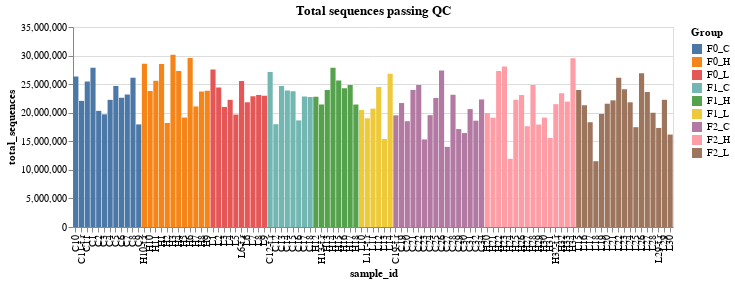

The cell this chart's notebook holds for it:
### Code cell
alt.Chart(mqc_df.reset_index(), title="Total sequences passing QC").mark_bar().encode(
    y="total_sequences",
    x=alt.X("sample_id").sort("color"),
    color="Group",
    tooltip=["sample_id","total_sequences","Group"]
).properties(
    width=600,
    height=200
)

### Figure 1 — Vega-Lite specification as saved in the notebook (floating-point values rounded to 4 significant figures)
{"config": {"view": {"continuousWidth": 300, "continuousHeight": 300}}, "data": {"name": "data-8b0ac777f74d66bdf54a628cffe385a4"}, "mark": {"type": "bar"}, "encoding": {"color": {"field": "Group", "type": "nominal"}, "tooltip": [{"field": "sample_id", "type": "nominal"}, {"field": "total_sequences", "type": "quantitative"}, {"field": "Group", "type": "nominal"}], "x": {"field": "sample_id", "sort": "color", "type": "nominal"}, "y": {"field": "total_sequences", "type": "quantitative"}}, "height": 200, "title": "Total sequences passing QC", "width": 600, "$schema": "https://vega.github.io/schema/vega-lite/v5.14.1.json", "datasets": {"data-8b0ac777f74d66bdf54a628cffe385a4": [{"sample_id": "C10", "total_sequences": 26340000.0, "Group": "F0_C", "Reads_QC_R1": "C10/sequence_quality_control/C10_QC_R1.fastq.gz", "Reads_QC_R2": "C10/sequence_quality_control/C10_QC_R2.fastq.gz", "Reads_QC_se": "C10/sequence_quality_control/C10_QC_se.fastq.gz", "Treatment": "C", "Generation": "F0", "Sample": "C10"}, {"sample_id": "C11-t.r", "total_sequences": 22070000.0, "Group": "F0_C", "Reads_QC_R1": "C11-t.r/sequence_quality_control/C11-t.r_QC_R1.fastq.gz", "Reads_QC_R2": "C11-t.r/sequence_quality_control/C11-t.r_QC_R2.fastq.gz", "Reads_QC_se": "C11-t.r/sequence_quality_control/C11-t.r_QC_se.fastq.gz", "Treatment": "C", "Generation": "F0", "Sample": "C11"}, {"sample_id": "C11", "total_sequences": 25470000.0, "Group": "F0_C", "Reads_QC_R1": "C11/sequence_quality_control/C11_QC_R1.fastq.gz", "Reads_QC_R2": "C11/sequence_quality_control/C11_QC_R2.fastq.gz", "Reads_QC_se": "C11/sequence_quality_control/C11_QC_se.fastq.gz", "Treatment": "C", "Generation": "F0", "Sample": "C11"}, {"sample_id": "C12-t.r", "total_sequences": 27120000.0, "Group": "F1_C", "Reads_QC_R1": "C12-t.r/sequence_quality_control/C12-t.r_QC_R1.fastq.gz", "Reads_QC_R2": "C12-t.r/sequence_quality_control/C12-t.r_QC_R2.fastq.gz", "Reads_QC_se": "C12-t.r/sequence_quality_control/C12-t.r_QC_se.fastq.gz", "Treatment": "C", "Generation": "F1", "Sample": "C12"}, {"sample_id": "C12", "total_sequences": 17990000.0, "Group": "F1_C", "Reads_QC_R1": "C12/sequence_quality_control/C12_QC_R1.fastq.gz", "Reads_QC_R2": "C12/sequence_quality_control/C12_QC_R2.fastq.gz", "Reads_QC_se": "C12/sequence_quality_control/C12_QC_se.fastq.gz", "Treatment": "C", "Generation": "F1", "Sample": "C12"}, {"sample_id": "C13", "total_sequences": 24670000.0, "Group": "F1_C", "Reads_QC_R1": "C13/sequence_quality_control/C13_QC_R1.fastq.gz", "Reads_QC_R2": "C13/sequence_quality_control/C13_QC_R2.fastq.gz", "Reads_QC_se": "C13/sequence_quality_control/C13_QC_se.fastq.gz", "Treatment": "C", "Generation": "F1", "Sample": "C13"}, {"sample_id": "C14", "total_sequences": 23870000.0, "Group": "F1_C", "Reads_QC_R1": "C14/sequence_quality_control/C14_QC_R1.fastq.gz", "Reads_QC_R2": "C14/sequence_quality_control/C14_QC_R2.fastq.gz", "Reads_QC_se": "C14/sequence_quality_control/C14_QC_se.fastq.gz", "Treatment": "C", "Generation": "F1", "Sample": "C14"}, {"sample_id": "C15", "total_sequences": 23750000.0, "Group": "F1_C", "Reads_QC_R1": "C15/sequence_quality_control/C15_QC_R1.fastq.gz", "Reads_QC_R2": "C15/sequence_quality_control/C15_QC_R2.fastq.gz", "Reads_QC_se": "C15/sequence_quality_control/C15_QC_se.fastq.gz", "Treatment": "C", "Generation": "F1", "Sample": "C15"}, {"sample_id": "C16", "total_sequences": 18650000.0, "Group": "F1_C", "Reads_QC_R1": "C16/sequence_quality_control/C16_QC_R1.fastq.gz", "Reads_QC_R2": "C16/sequence_quality_control/C16_QC_R2.fastq.gz", "Reads_QC_se": "C16/sequence_quality_control/C16_QC_se.fastq.gz", "Treatment": "C", "Generation": "F1", "Sample": "C16"}, {"sample_id": "C17", "total_sequences": 22860000.0, "Group": "F1_C", "Reads_QC_R1": "C17/sequence_quality_control/C17_QC_R1.fastq.gz", "Reads_QC_R2": "C17/sequence_quality_control/C17_QC_R2.fastq.gz", "Reads_QC_se": "C17/sequence_quality_control/C17_QC_se.fastq.gz", "Treatment": "C", "Generation": "F1", "Sample": "C17"}, {"sample_id": "C18", "total_sequences": 22730000.0, "Group": "F1_C", "Reads_QC_R1": "C18/sequence_quality_control/C18_QC_R1.fastq.gz", "Reads_QC_R2": "C18/sequence_quality_control/C18_QC_R2.fastq.gz", "Reads_QC_se": "C18/sequence_quality_control/C18_QC_se.fastq.gz", "Treatment": "C", "Generation": "F1", "Sample": "C18"}, {"sample_id": "C19-t.r", "total_sequences": 19540000.0, "Group": "F2_C", "Reads_QC_R1": "C19-t.r/sequence_quality_control/C19-t.r_QC_R1.fastq.gz", "Reads_QC_R2": "C19-t.r/sequence_quality_control/C19-t.r_QC_R2.fastq.gz", "Reads_QC_se": "C19-t.r/sequence_quality_control/C19-t.r_QC_se.fastq.gz", "Treatment": "C", "Generation": "F2", "Sample": "C19"}, {"sample_id": "C19", "total_sequences": 21690000.0, "Group": "F2_C", "Reads_QC_R1": "C19/sequence_quality_control/C19_QC_R1.fastq.gz", "Reads_QC_R2": "C19/sequence_quality_control/C19_QC_R2.fastq.gz", "Reads_QC_se": "C19/sequence_quality_control/C19_QC_se.fastq.gz", "Treatment": "C", "Generation": "F2", "Sample": "C19"}, {"sample_id": "C1", "total_sequences": 27870000.0, "Group": "F0_C", "Reads_QC_R1": "C1/sequence_quality_control/C1_QC_R1.fastq.gz", "Reads_QC_R2": "C1/sequence_quality_control/C1_QC_R2.fastq.gz", "Reads_QC_se": "C1/sequence_quality_control/C1_QC_se.fastq.gz", "Treatment": "C", "Generation": "F0", "Sample": "C1"}, {"sample_id": "C20", "total_sequences": 18520000.0, "Group": "F2_C", "Reads_QC_R1": "C20/sequence_quality_control/C20_QC_R1.fastq.gz", "Reads_QC_R2": "C20/sequence_quality_control/C20_QC_R2.fastq.gz", "Reads_QC_se": "C20/sequence_quality_control/C20_QC_se.fastq.gz", "Treatment": "C", "Generation": "F2", "Sample": "C20"}, {"sample_id": "C21", "total_sequences": 23980000.0, "Group": "F2_C", "Reads_QC_R1": "C21/sequence_quality_control/C21_QC_R1.fastq.gz", "Reads_QC_R2": "C21/sequence_quality_control/C21_QC_R2.fastq.gz", "Reads_QC_se": "C21/sequence_quality_control/C21_QC_se.fastq.gz", "Treatment": "C", "Generation": "F2", "Sample": "C21"}, {"sample_id": "C22", "total_sequences": 24840000.0, "Group": "F2_C", "Reads_QC_R1": "C22/sequence_quality_control/C22_QC_R1.fastq.gz", "Reads_QC_R2": "C22/sequence_quality_control/C22_QC_R2.fastq.gz", "Reads_QC_se": "C22/sequence_quality_control/C22_QC_se.fastq.gz", "Treatment": "C", "Generation": "F2", "Sample": "C22"}, {"sample_id": "C23", "total_sequences": 15320000.0, "Group": "F2_C", "Reads_QC_R1": "C23/sequence_quality_control/C23_QC_R1.fastq.gz", "Reads_QC_R2": "C23/sequence_quality_control/C23_QC_R2.fastq.gz", "Reads_QC_se": "C23/sequence_quality_control/C23_QC_se.fastq.gz", "Treatment": "C", "Generation": "F2", "Sample": "C23"}, {"sample_id": "C24", "total_sequences": 19570000.0, "Group": "F2_C", "Reads_QC_R1": "C24/sequence_quality_control/C24_QC_R1.fastq.gz", "Reads_QC_R2": "C24/sequence_quality_control/C24_QC_R2.fastq.gz", "Reads_QC_se": "C24/sequence_quality_control/C24_QC_se.fastq.gz", "Treatment": "C", "Generation": "F2", "Sample": "C24"}, {"sample_id": "C25", "total_sequences": 22580000.0, "Group": "F2_C", "Reads_QC_R1": "C25/sequence_quality_control/C25_QC_R1.fastq.gz", "Reads_QC_R2": "C25/sequence_quality_control/C25_QC_R2.fastq.gz", "Reads_QC_se": "C25/sequence_quality_control/C25_QC_se.fastq.gz", "Treatment": "C", "Generation": "F2", "Sample": "C25"}, {"sample_id": "C26", "total_sequences": 27390000.0, "Group": "F2_C", "Reads_QC_R1": "C26/sequence_quality_control/C26_QC_R1.fastq.gz", "Reads_QC_R2": "C26/sequence_quality_control/C26_QC_R2.fastq.gz", "Reads_QC_se": "C26/sequence_quality_control/C26_QC_se.fastq.gz", "Treatment": "C", "Generation": "F2", "Sample": "C26"}, {"sample_id": "C27", "total_sequences": 14030000.0, "Group": "F2_C", "Reads_QC_R1": "C27/sequence_quality_control/C27_QC_R1.fastq.gz", "Reads_QC_R2": "C27/sequence_quality_control/C27_QC_R2.fastq.gz", "Reads_QC_se": "C27/sequence_quality_control/C27_QC_se.fastq.gz", "Treatment": "C", "Generation": "F2", "Sample": "C27"}, {"sample_id": "C28", "total_sequences": 23160000.0, "Group": "F2_C", "Reads_QC_R1": "C28/sequence_quality_control/C28_QC_R1.fastq.gz", "Reads_QC_R2": "C28/sequence_quality_control/C28_QC_R2.fastq.gz", "Reads_QC_se": "C28/sequence_quality_control/C28_QC_se.fastq.gz", "Treatment": "C", "Generation": "F2", "Sample": "C28"}, {"sample_id": "C29", "total_sequences": 17140000.0, "Group": "F2_C", "Reads_QC_R1": "C29/sequence_quality_control/C29_QC_R1.fastq.gz", "Reads_QC_R2": "C29/sequence_quality_control/C29_QC_R2.fastq.gz", "Reads_QC_se": "C29/sequence_quality_control/C29_QC_se.fastq.gz", "Treatment": "C", "Generation": "F2", "Sample": "C29"}, {"sample_id": "C2", "total_sequences": 20320000.0, "Group": "F0_C", "Reads_QC_R1": "C2/sequence_quality_control/C2_QC_R1.fastq.gz", "Reads_QC_R2": "C2/sequence_quality_control/C2_QC_R2.fastq.gz", "Reads_QC_se": "C2/sequence_quality_control/C2_QC_se.fastq.gz", "Treatment": "C", "Generation": "F0", "Sample": "C2"}, {"sample_id": "C30", "total_sequences": 16440000.0, "Group": "F2_C", "Reads_QC_R1": "C30/sequence_quality_control/C30_QC_R1.fastq.gz", "Reads_QC_R2": "C30/sequence_quality_control/C30_QC_R2.fastq.gz", "Reads_QC_se": "C30/sequence_quality_control/C30_QC_se.fastq.gz", "Treatment": "C", "Generation": "F2", "Sample": "C30"}, {"sample_id": "C31", "total_sequences": 20640000.0, "Group": "F2_C", "Reads_QC_R1": "C31/sequence_quality_control/C31_QC_R1.fastq.gz", "Reads_QC_R2": "C31/sequence_quality_control/C31_QC_R2.fastq.gz", "Reads_QC_se": "C31/sequence_quality_control/C31_QC_se.fastq.gz", "Treatment": "C", "Generation": "F2", "Sample": "C31"}, {"sample_id": "C32", "total_sequences": 18610000.0, "Group": "F2_C", "Reads_QC_R1": "C32/sequence_quality_control/C32_QC_R1.fastq.gz", "Reads_QC_R2": "C32/sequence_quality_control/C32_QC_R2.fastq.gz", "Reads_QC_se": "C32/sequence_quality_control/C32_QC_se.fastq.gz", "Treatment": "C", "Generation": "F2", "Sample": "C32"}, {"sample_id": "C34", "total_sequences": 22320000.0, "Group": "F2_C", "Reads_QC_R1": "C34/sequence_quality_control/C34_QC_R1.fastq.gz", "Reads_QC_R2": "C34/sequence_quality_control/C34_QC_R2.fastq.gz", "Reads_QC_se": "C34/sequence_quality_control/C34_QC_se.fastq.gz", "Treatment": "C", "Generation": "F2", "Sample": "C34"}, {"sample_id": "C3", "total_sequences": 19720000.0, "Group": "F0_C", "Reads_QC_R1": "C3/sequence_quality_control/C3_QC_R1.fastq.gz", "Reads_QC_R2": "C3/sequence_quality_control/C3_QC_R2.fastq.gz", "Reads_QC_se": "C3/sequence_quality_control/C3_QC_se.fastq.gz", "Treatment": "C", "Generation": "F0", "Sample": "C3"}, {"sample_id": "C4", "total_sequences": 22250000.0, "Group": "F0_C", "Reads_QC_R1": "C4/sequence_quality_control/C4_QC_R1.fastq.gz", "Reads_QC_R2": "C4/sequence_quality_control/C4_QC_R2.fastq.gz", "Reads_QC_se": "C4/sequence_quality_control/C4_QC_se.fastq.gz", "Treatment": "C", "Generation": "F0", "Sample": "C4"}, {"sample_id": "C5", "total_sequences": 24670000.0, "Group": "F0_C", "Reads_QC_R1": "C5/sequence_quality_control/C5_QC_R1.fastq.gz", "Reads_QC_R2": "C5/sequence_quality_control/C5_QC_R2.fastq.gz", "Reads_QC_se": "C5/sequence_quality_control/C5_QC_se.fastq.gz", "Treatment": "C", "Generation": "F0", "Sample": "C5"}, {"sample_id": "C6", "total_sequences": 22630000.0, "Group": "F0_C", "Reads_QC_R1": "C6/sequence_quality_control/C6_QC_R1.fastq.gz", "Reads_QC_R2": "C6/sequence_quality_control/C6_QC_R2.fastq.gz", "Reads_QC_se": "C6/sequence_quality_control/C6_QC_se.fastq.gz", "Treatment": "C", "Generation": "F0", "Sample": "C6"}, {"sample_id": "C7", "total_sequences": 23180000.0, "Group": "F0_C", "Reads_QC_R1": "C7/sequence_quality_control/C7_QC_R1.fastq.gz", "Reads_QC_R2": "C7/sequence_quality_control/C7_QC_R2.fastq.gz", "Reads_QC_se": "C7/sequence_quality_control/C7_QC_se.fastq.gz", "Treatment": "C", "Generation": "F0", "Sample": "C7"}, {"sample_id": "C8", "total_sequences": 26140000.0, "Group": "F0_C", "Reads_QC_R1": "C8/sequence_quality_control/C8_QC_R1.fastq.gz", "Reads_QC_R2": "C8/sequence_quality_control/C8_QC_R2.fastq.gz", "Reads_QC_se": "C8/sequence_quality_control/C8_QC_se.fastq.gz", "Treatment": "C", "Generation": "F0", "Sample": "C8"}, {"sample_id": "C9", "total_sequences": 17950000.0, "Group": "F0_C", "Reads_QC_R1": "C9/sequence_quality_control/C9_QC_R1.fastq.gz", "Reads_QC_R2": "C9/sequence_quality_control/C9_QC_R2.fastq.gz", "Reads_QC_se": "C9/sequence_quality_control/C9_QC_se.fastq.gz", "Treatment": "C", "Generation": "F0", "Sample": "C9"}, {"sample_id": "H10-t.r", "total_sequences": 28550000.0, "Group": "F0_H", "Reads_QC_R1": "H10-t.r/sequence_quality_control/H10-t.r_QC_R1.fastq.gz", "Reads_QC_R2": "H10-t.r/sequence_quality_control/H10-t.r_QC_R2.fastq.gz", "Reads_QC_se": "H10-t.r/sequence_quality_control/H10-t.r_QC_se.fastq.gz", "Treatment": "H", "Generation": "F0", "Sample": "H10"}, {"sample_id": "H10", "total_sequences": 23810000.0, "Group": "F0_H", "Reads_QC_R1": "H10/sequence_quality_control/H10_QC_R1.fastq.gz", "Reads_QC_R2": "H10/sequence_quality_control/H10_QC_R2.fastq.gz", "Reads_QC_se": "H10/sequence_quality_control/H10_QC_se.fastq.gz", "Treatment": "H", "Generation": "F0", "Sample": "H10"}, {"sample_id": "H11", "total_sequences": 25610000.0, "Group": "F0_H", "Reads_QC_R1": "H11/sequence_quality_control/H11_QC_R1.fastq.gz", "Reads_QC_R2": "H11/sequence_quality_control/H11_QC_R2.fastq.gz", "Reads_QC_se": "H11/sequence_quality_control/H11_QC_se.fastq.gz", "Treatment": "H", "Generation": "F0", "Sample": "H11"}, {"sample_id": "H12", "total_sequences": 22780000.0, "Group": "F1_H", "Reads_QC_R1": "H12/sequence_quality_control/H12_QC_R1.fastq.gz", "Reads_QC_R2": "H12/sequence_quality_control/H12_QC_R2.fastq.gz", "Reads_QC_se": "H12/sequence_quality_control/H12_QC_se.fastq.gz", "Treatment": "H", "Generation": "F1", "Sample": "H12"}, {"sample_id": "H13-t.r", "total_sequences": 21440000.0, "Group": "F1_H", "Reads_QC_R1": "H13-t.r/sequence_quality_control/H13-t.r_QC_R1.fastq.gz", "Reads_QC_R2": "H13-t.r/sequence_quality_control/H13-t.r_QC_R2.fastq.gz", "Reads_QC_se": "H13-t.r/sequence_quality_control/H13-t.r_QC_se.fastq.gz", "Treatment": "H", "Generation": "F1", "Sample": "H13"}, {"sample_id": "H13", "total_sequences": 23960000.0, "Group": "F1_H", "Reads_QC_R1": "H13/sequence_quality_control/H13_QC_R1.fastq.gz", "Reads_QC_R2": "H13/sequence_quality_control/H13_QC_R2.fastq.gz", "Reads_QC_se": "H13/sequence_quality_control/H13_QC_se.fastq.gz", "Treatment": "H", "Generation": "F1", "Sample": "H13"}, {"sample_id": "H14", "total_sequences": 27870000.0, "Group": "F1_H", "Reads_QC_R1": "H14/sequence_quality_control/H14_QC_R1.fastq.gz", "Reads_QC_R2": "H14/sequence_quality_control/H14_QC_R2.fastq.gz", "Reads_QC_se": "H14/sequence_quality_control/H14_QC_se.fastq.gz", "Treatment": "H", "Generation": "F1", "Sample": "H14"}, {"sample_id": "H15", "total_sequences": 25650000.0, "Group": "F1_H", "Reads_QC_R1": "H15/sequence_quality_control/H15_QC_R1.fastq.gz", "Reads_QC_R2": "H15/sequence_quality_control/H15_QC_R2.fastq.gz", "Reads_QC_se": "H15/sequence_quality_control/H15_QC_se.fastq.gz", "Treatment": "H", "Generation": "F1", "Sample": "H15"}, {"sample_id": "H16", "total_sequences": 24270000.0, "Group": "F1_H", "Reads_QC_R1": "H16/sequence_quality_control/H16_QC_R1.fastq.gz", "Reads_QC_R2": "H16/sequence_quality_control/H16_QC_R2.fastq.gz", "Reads_QC_se": "H16/sequence_quality_control/H16_QC_se.fastq.gz", "Treatment": "H", "Generation": "F1", "Sample": "H16"}, {"sample_id": "H17", "total_sequences": 24860000.0, "Group": "F1_H", "Reads_QC_R1": "H17/sequence_quality_control/H17_QC_R1.fastq.gz", "Reads_QC_R2": "H17/sequence_quality_control/H17_QC_R2.fastq.gz", "Reads_QC_se": "H17/sequence_quality_control/H17_QC_se.fastq.gz", "Treatment": "H", "Generation": "F1", "Sample": "H17"}, {"sample_id": "H18", "total_sequences": 21430000.0, "Group": "F1_H", "Reads_QC_R1": "H18/sequence_quality_control/H18_QC_R1.fastq.gz", "Reads_QC_R2": "H18/sequence_quality_control/H18_QC_R2.fastq.gz", "Reads_QC_se": "H18/sequence_quality_control/H18_QC_se.fastq.gz", "Treatment": "H", "Generation": "F1", "Sample": "H18"}, {"sample_id": "H1", "total_sequences": 28510000.0, "Group": "F0_H", "Reads_QC_R1": "H1/sequence_quality_control/H1_QC_R1.fastq.gz", "Reads_QC_R2": "H1/sequence_quality_control/H1_QC_R2.fastq.gz", "Reads_QC_se": "H1/sequence_quality_control/H1_QC_se.fastq.gz", "Treatment": "H", "Generation": "F0", "Sample": "H1"}, {"sample_id": "H20", "total_sequences": 19940000.0, "Group": "F2_H", "Reads_QC_R1": "H20/sequence_quality_control/H20_QC_R1.fastq.gz", "Reads_QC_R2": "H20/sequence_quality_control/H20_QC_R2.fastq.gz", "Reads_QC_se": "H20/sequence_quality_control/H20_QC_se.fastq.gz", "Treatment": "H", "Generation": "F2", "Sample": "H20"}, {"sample_id": "H21", "total_sequences": 19140000.0, "Group": "F2_H", "Reads_QC_R1": "H21/sequence_quality_control/H21_QC_R1.fastq.gz", "Reads_QC_R2": "H21/sequence_quality_control/H21_QC_R2.fastq.gz", "Reads_QC_se": "H21/sequence_quality_control/H21_QC_se.fastq.gz", "Treatment": "H", "Generation": "F2", "Sample": "H21"}, {"sample_id": "H22", "total_sequences": 27320000.0, "Group": "F2_H", "Reads_QC_R1": "H22/sequence_quality_control/H22_QC_R1.fastq.gz", "Reads_QC_R2": "H22/sequence_quality_control/H22_QC_R2.fastq.gz", "Reads_QC_se": "H22/sequence_quality_control/H22_QC_se.fastq.gz", "Treatment": "H", "Generation": "F2", "Sample": "H22"}, {"sample_id": "H23", "total_sequences": 28070000.0, "Group": "F2_H", "Reads_QC_R1": "H23/sequence_quality_control/H23_QC_R1.fastq.gz", "Reads_QC_R2": "H23/sequence_quality_control/H23_QC_R2.fastq.gz", "Reads_QC_se": "H23/sequence_quality_control/H23_QC_se.fastq.gz", "Treatment": "H", "Generation": "F2", "Sample": "H23"}, {"sample_id": "H24", "total_sequences": 11940000.0, "Group": "F2_H", "Reads_QC_R1": "H24/sequence_quality_control/H24_QC_R1.fastq.gz", "Reads_QC_R2": "H24/sequence_quality_control/H24_QC_R2.fastq.gz", "Reads_QC_se": "H24/sequence_quality_control/H24_QC_se.fastq.gz", "Treatment": "H", "Generation": "F2", "Sample": "H24"}, {"sample_id": "H25", "total_sequences": 22260000.0, "Group": "F2_H", "Reads_QC_R1": "H25/sequence_quality_control/H25_QC_R1.fastq.gz", "Reads_QC_R2": "H25/sequence_quality_control/H25_QC_R2.fastq.gz", "Reads_QC_se": "H25/sequence_quality_control/H25_QC_se.fastq.gz", "Treatment": "H", "Generation": "F2", "Sample": "H25"}, {"sample_id": "H26", "total_sequences": 23120000.0, "Group": "F2_H", "Reads_QC_R1": "H26/sequence_quality_control/H26_QC_R1.fastq.gz", "Reads_QC_R2": "H26/sequence_quality_control/H26_QC_R2.fastq.gz", "Reads_QC_se": "H26/sequence_quality_control/H26_QC_se.fastq.gz", "Treatment": "H", "Generation": "F2", "Sample": "H26"}, {"sample_id": "H27", "total_sequences": 17630000.0, "Group": "F2_H", "Reads_QC_R1": "H27/sequence_quality_control/H27_QC_R1.fastq.gz", "Reads_QC_R2": "H27/sequence_quality_control/H27_QC_R2.fastq.gz", "Reads_QC_se": "H27/sequence_quality_control/H27_QC_se.fastq.gz", "Treatment": "H", "Generation": "F2", "Sample": "H27"}, {"sample_id": "H28", "total_sequences": 24840000.0, "Group": "F2_H", "Reads_QC_R1": "H28/sequence_quality_control/H28_QC_R1.fastq.gz", "Reads_QC_R2": "H28/sequence_quality_control/H28_QC_R2.fastq.gz", "Reads_QC_se": "H28/sequence_quality_control/H28_QC_se.fastq.gz", "Treatment": "H", "Generation": "F2", "Sample": "H28"}, {"sample_id": "H29", "total_sequences": 17930000.0, "Group": "F2_H", "Reads_QC_R1": "H29/sequence_quality_control/H29_QC_R1.fastq.gz", "Reads_QC_R2": "H29/sequence_quality_control/H29_QC_R2.fastq.gz", "Reads_QC_se": "H29/sequence_quality_control/H29_QC_se.fastq.gz", "Treatment": "H", "Generation": "F2", "Sample": "H29"}, {"sample_id": "H2", "total_sequences": 18210000.0, "Group": "F0_H", "Reads_QC_R1": "H2/sequence_quality_control/H2_QC_R1.fastq.gz", "Reads_QC_R2": "H2/sequence_quality_control/H2_QC_R2.fastq.gz", "Reads_QC_se": "H2/sequence_quality_control/H2_QC_se.fastq.gz", "Treatment": "H", "Generation": "F0", "Sample": "H2"}, {"sample_id": "H30", "total_sequences": 19150000.0, "Group": "F2_H", "Reads_QC_R1": "H30/sequence_quality_control/H30_QC_R1.fastq.gz", "Reads_QC_R2": "H30/sequence_quality_control/H30_QC_R2.fastq.gz", "Reads_QC_se": "H30/sequence_quality_control/H30_QC_se.fastq.gz", "Treatment": "H", "Generation": "F2", "Sample": "H30"}, {"sample_id": "H31", "total_sequences": 15590000.0, "Group": "F2_H", "Reads_QC_R1": "H31/sequence_quality_control/H31_QC_R1.fastq.gz", "Reads_QC_R2": "H31/sequence_quality_control/H31_QC_R2.fastq.gz", "Reads_QC_se": "H31/sequence_quality_control/H31_QC_se.fastq.gz", "Treatment": "H", "Generation": "F2", "Sample": "H31"}, {"sample_id": "H32-t.r", "total_sequences": 21500000.0, "Group": "F2_H", "Reads_QC_R1": "H32-t.r/sequence_quality_control/H32-t.r_QC_R1.fastq.gz", "Reads_QC_R2": "H32-t.r/sequence_quality_control/H32-t.r_QC_R2.fastq.gz", "Reads_QC_se": "H32-t.r/sequence_quality_control/H32-t.r_QC_se.fastq.gz", "Treatment": "H", "Generation": "F2", "Sample": "H32"}, {"sample_id": "H32", "total_sequences": 23400000.0, "Group": "F2_H", "Reads_QC_R1": "H32/sequence_quality_control/H32_QC_R1.fastq.gz", "Reads_QC_R2": "H32/sequence_quality_control/H32_QC_R2.fastq.gz", "Reads_QC_se": "H32/sequence_quality_control/H32_QC_se.fastq.gz", "Treatment": "H", "Generation": "F2", "Sample": "H32"}, {"sample_id": "H33", "total_sequences": 21950000.0, "Group": "F2_H", "Reads_QC_R1": "H33/sequence_quality_control/H33_QC_R1.fastq.gz", "Reads_QC_R2": "H33/sequence_quality_control/H33_QC_R2.fastq.gz", "Reads_QC_se": "H33/sequence_quality_control/H33_QC_se.fastq.gz", "Treatment": "H", "Generation": "F2", "Sample": "H33"}, {"sample_id": "H34", "total_sequences": 29520000.0, "Group": "F2_H", "Reads_QC_R1": "H34/sequence_quality_control/H34_QC_R1.fastq.gz", "Reads_QC_R2": "H34/sequence_quality_control/H34_QC_R2.fastq.gz", "Reads_QC_se": "H34/sequence_quality_control/H34_QC_se.fastq.gz", "Treatment": "H", "Generation": "F2", "Sample": "H34"}, {"sample_id": "H3", "total_sequences": 30160000.0, "Group": "F0_H", "Reads_QC_R1": "H3/sequence_quality_control/H3_QC_R1.fastq.gz", "Reads_QC_R2": "H3/sequence_quality_control/H3_QC_R2.fastq.gz", "Reads_QC_se": "H3/sequence_quality_control/H3_QC_se.fastq.gz", "Treatment": "H", "Generation": "F0", "Sample": "H3"}, {"sample_id": "H4", "total_sequences": 27290000.0, "Group": "F0_H", "Reads_QC_R1": "H4/sequence_quality_control/H4_QC_R1.fastq.gz", "Reads_QC_R2": "H4/sequence_quality_control/H4_QC_R2.fastq.gz", "Reads_QC_se": "H4/sequence_quality_control/H4_QC_se.fastq.gz", "Treatment": "H", "Generation": "F0", "Sample": "H4"}, {"sample_id": "H5", "total_sequences": 19150000.0, "Group": "F0_H", "Reads_QC_R1": "H5/sequence_quality_control/H5_QC_R1.fastq.gz", "Reads_QC_R2": "H5/sequence_quality_control/H5_QC_R2.fastq.gz", "Reads_QC_se": "H5/sequence_quality_control/H5_QC_se.fastq.gz", "Treatment": "H", "Generation": "F0", "Sample": "H5"}, {"sample_id": "H6", "total_sequences": 29560000.0, "Group": "F0_H", "Reads_QC_R1": "H6/sequence_quality_control/H6_QC_R1.fastq.gz", "Reads_QC_R2": "H6/sequence_quality_control/H6_QC_R2.fastq.gz", "Reads_QC_se": "H6/sequence_quality_control/H6_QC_se.fastq.gz", "Treatment": "H", "Generation": "F0", "Sample": "H6"}, {"sample_id": "H7", "total_sequences": 21100000.0, "Group": "F0_H", "Reads_QC_R1": "H7/sequence_quality_control/H7_QC_R1.fastq.gz", "Reads_QC_R2": "H7/sequence_quality_control/H7_QC_R2.fastq.gz", "Reads_QC_se": "H7/sequence_quality_control/H7_QC_se.fastq.gz", "Treatment": "H", "Generation": "F0", "Sample": "H7"}, {"sample_id": "H8", "total_sequences": 23720000.0, "Group": "F0_H", "Reads_QC_R1": "H8/sequence_quality_control/H8_QC_R1.fastq.gz", "Reads_QC_R2": "H8/sequence_quality_control/H8_QC_R2.fastq.gz", "Reads_QC_se": "H8/sequence_quality_control/H8_QC_se.fastq.gz", "Treatment": "H", "Generation": "F0", "Sample": "H8"}, {"sample_id": "H9", "total_sequences": 23860000.0, "Group": "F0_H", "Reads_QC_R1": "H9/sequence_quality_control/H9_QC_R1.fastq.gz", "Reads_QC_R2": "H9/sequence_quality_control/H9_QC_R2.fastq.gz", "Reads_QC_se": "H9/sequence_quality_control/H9_QC_se.fastq.gz", "Treatment": "H", "Generation": "F0", "Sample": "H9"}, {"sample_id": "L10", "total_sequences": 20470000.0, "Group": "F1_L", "Reads_QC_R1": "L10/sequence_quality_control/L10_QC_R1.fastq.gz", "Reads_QC_R2": "L10/sequence_quality_control/L10_QC_R2.fastq.gz", "Reads_QC_se": "L10/sequence_quality_control/L10_QC_se.fastq.gz", "Treatment": "L", "Generation": "F1", "Sample": "L10"}, {"sample_id": "L11-t.r", "total_sequences": 19020000.0, "Group": "F1_L", "Reads_QC_R1": "L11-t.r/sequence_quality_control/L11-t.r_QC_R1.fastq.gz", "Reads_QC_R2": "L11-t.r/sequence_quality_control/L11-t.r_QC_R2.fastq.gz", "Reads_QC_se": "L11-t.r/sequence_quality_control/L11-t.r_QC_se.fastq.gz", "Treatment": "L", "Generation": "F1", "Sample": "L11"}, {"sample_id": "L11", "total_sequences": 20720000.0, "Group": "F1_L", "Reads_QC_R1": "L11/sequence_quality_control/L11_QC_R1.fastq.gz", "Reads_QC_R2": "L11/sequence_quality_control/L11_QC_R2.fastq.gz", "Reads_QC_se": "L11/sequence_quality_control/L11_QC_se.fastq.gz", "Treatment": "L", "Generation": "F1", "Sample": "L11"}, {"sample_id": "L12", "total_sequences": 24480000.0, "Group": "F1_L", "Reads_QC_R1": "L12/sequence_quality_control/L12_QC_R1.fastq.gz", "Reads_QC_R2": "L12/sequence_quality_control/L12_QC_R2.fastq.gz", "Reads_QC_se": "L12/sequence_quality_control/L12_QC_se.fastq.gz", "Treatment": "L", "Generation": "F1", "Sample": "L12"}, {"sample_id": "L13", "total_sequences": 15390000.0, "Group": "F1_L", "Reads_QC_R1": "L13/sequence_quality_control/L13_QC_R1.fastq.gz", "Reads_QC_R2": "L13/sequence_quality_control/L13_QC_R2.fastq.gz", "Reads_QC_se": "L13/sequence_quality_control/L13_QC_se.fastq.gz", "Treatment": "L", "Generation": "F1", "Sample": "L13"}, {"sample_id": "L14", "total_sequences": 26830000.0, "Group": "F1_L", "Reads_QC_R1": "L14/sequence_quality_control/L14_QC_R1.fastq.gz", "Reads_QC_R2": "L14/sequence_quality_control/L14_QC_R2.fastq.gz", "Reads_QC_se": "L14/sequence_quality_control/L14_QC_se.fastq.gz", "Treatment": "L", "Generation": "F1", "Sample": "L14"}, {"sample_id": "L15", "total_sequences": 23970000.0, "Group": "F2_L", "Reads_QC_R1": "L15/sequence_quality_control/L15_QC_R1.fastq.gz", "Reads_QC_R2": "L15/sequence_quality_control/L15_QC_R2.fastq.gz", "Reads_QC_se": "L15/sequence_quality_control/L15_QC_se.fastq.gz", "Treatment": "L", "Generation": "F2", "Sample": "L15"}, {"sample_id": "L16", "total_sequences": 21310000.0, "Group": "F2_L", "Reads_QC_R1": "L16/sequence_quality_control/L16_QC_R1.fastq.gz", "Reads_QC_R2": "L16/sequence_quality_control/L16_QC_R2.fastq.gz", "Reads_QC_se": "L16/sequence_quality_control/L16_QC_se.fastq.gz", "Treatment": "L", "Generation": "F2", "Sample": "L16"}, {"sample_id": "L17", "total_sequences": 18340000.0, "Group": "F2_L", "Reads_QC_R1": "L17/sequence_quality_control/L17_QC_R1.fastq.gz", "Reads_QC_R2": "L17/sequence_quality_control/L17_QC_R2.fastq.gz", "Reads_QC_se": "L17/sequence_quality_control/L17_QC_se.fastq.gz", "Treatment": "L", "Generation": "F2", "Sample": "L17"}, {"sample_id": "L18", "total_sequences": 11520000.0, "Group": "F2_L", "Reads_QC_R1": "L18/sequence_quality_control/L18_QC_R1.fastq.gz", "Reads_QC_R2": "L18/sequence_quality_control/L18_QC_R2.fastq.gz", "Reads_QC_se": "L18/sequence_quality_control/L18_QC_se.fastq.gz", "Treatment": "L", "Generation": "F2", "Sample": "L18"}, {"sample_id": "L19", "total_sequences": 19780000.0, "Group": "F2_L", "Reads_QC_R1": "L19/sequence_quality_control/L19_QC_R1.fastq.gz", "Reads_QC_R2": "L19/sequence_quality_control/L19_QC_R2.fastq.gz", "Reads_QC_se": "L19/sequence_quality_control/L19_QC_se.fastq.gz", "Treatment": "L", "Generation": "F2", "Sample": "L19"}, {"sample_id": "L1", "total_sequences": 27550000.0, "Group": "F0_L", "Reads_QC_R1": "L1/sequence_quality_control/L1_QC_R1.fastq.gz", "Reads_QC_R2": "L1/sequence_quality_control/L1_QC_R2.fastq.gz", "Reads_QC_se": "L1/sequence_quality_control/L1_QC_se.fastq.gz", "Treatment": "L", "Generation": "F0", "Sample": "L1"}, {"sample_id": "L20", "total_sequences": 21580000.0, "Group": "F2_L", "Reads_QC_R1": "L20/sequence_quality_control/L20_QC_R1.fastq.gz", "Reads_QC_R2": "L20/sequence_quality_control/L20_QC_R2.fastq.gz", "Reads_QC_se": "L20/sequence_quality_control/L20_QC_se.fastq.gz", "Treatment": "L", "Generation": "F2", "Sample": "L20"}, {"sample_id": "L21", "total_sequences": 22170000.0, "Group": "F2_L", "Reads_QC_R1": "L21/sequence_quality_control/L21_QC_R1.fastq.gz", "Reads_QC_R2": "L21/sequence_quality_control/L21_QC_R2.fastq.gz", "Reads_QC_se": "L21/sequence_quality_control/L21_QC_se.fastq.gz", "Treatment": "L", "Generation": "F2", "Sample": "L21"}, {"sample_id": "L22", "total_sequences": 26100000.0, "Group": "F2_L", "Reads_QC_R1": null, "Reads_QC_R2": null, "Reads_QC_se": null, "Treatment": "L", "Generation": "F2", "Sample": "L22"}, {"sample_id": "L23", "total_sequences": 24090000.0, "Group": "F2_L", "Reads_QC_R1": "L23/sequence_quality_control/L23_QC_R1.fastq.gz", "Reads_QC_R2": "L23/sequence_quality_control/L23_QC_R2.fastq.gz", "Reads_QC_se": "L23/sequence_quality_control/L23_QC_se.fastq.gz", "Treatment": "L", "Generation": "F2", "Sample": "L23"}, {"sample_id": "L24", "total_sequences": 21820000.0, "Group": "F2_L", "Reads_QC_R1": "L24/sequence_quality_control/L24_QC_R1.fastq.gz", "Reads_QC_R2": "L24/sequence_quality_control/L24_QC_R2.fastq.gz", "Reads_QC_se": "L24/sequence_quality_control/L24_QC_se.fastq.gz", "Treatment": "L", "Generation": "F2", "Sample": "L24"}, {"sample_id": "L25", "total_sequences": 17470000.0, "Group": "F2_L", "Reads_QC_R1": null, "Reads_QC_R2": null, "Reads_QC_se": null, "Treatment": "L", "Generation": "F2", "Sample": "L25"}, {"sample_id": "L26", "total_sequences": 26920000.0, "Group": "F2_L", "Reads_QC_R1": "L26/sequence_quality_control/L26_QC_R1.fastq.gz", "Reads_QC_R2": "L26/sequence_quality_control/L26_QC_R2.fastq.gz", "Reads_QC_se": "L26/sequence_quality_control/L26_QC_se.fastq.gz", "Treatment": "L", "Generation": "F2", "Sample": "L26"}, {"sample_id": "L27", "total_sequences": 23640000.0, "Group": "F2_L", "Reads_QC_R1": "L27/sequence_quality_control/L27_QC_R1.fastq.gz", "Reads_QC_R2": "L27/sequence_quality_control/L27_QC_R2.fastq.gz", "Reads_QC_se": "L27/sequence_quality_control/L27_QC_se.fastq.gz", "Treatment": "L", "Generation": "F2", "Sample": "L27"}, {"sample_id": "L28", "total_sequences": 20000000.0, "Group": "F2_L", "Reads_QC_R1": "L28/sequence_quality_control/L28_QC_R1.fastq.gz", "Reads_QC_R2": "L28/sequence_quality_control/L28_QC_R2.fastq.gz", "Reads_QC_se": "L28/sequence_quality_control/L28_QC_se.fastq.gz", "Treatment": "L", "Generation": "F2", "Sample": "L28"}, {"sample_id": "L29-t.r", "total_sequences": 17330000.0, "Group": "F2_L", "Reads_QC_R1": "L29-t.r/sequence_quality_control/L29-t.r_QC_R1.fastq.gz", "Reads_QC_R2": "L29-t.r/sequence_quality_control/L29-t.r_QC_R2.fastq.gz", "Reads_QC_se": "L29-t.r/sequence_quality_control/L29-t.r_QC_se.fastq.gz", "Treatment": "L", "Generation": "F2", "Sample": "L29"}, {"sample_id": "L29", "total_sequences": 22260000.0, "Group": "F2_L", "Reads_QC_R1": "L29/sequence_quality_control/L29_QC_R1.fastq.gz", "Reads_QC_R2": "L29/sequence_quality_control/L29_QC_R2.fastq.gz", "Reads_QC_se": "L29/sequence_quality_control/L29_QC_se.fastq.gz", "Treatment": "L", "Generation": "F2", "Sample": "L29"}, {"sample_id": "L2", "total_sequences": 24420000.0, "Group": "F0_L", "Reads_QC_R1": "L2/sequence_quality_control/L2_QC_R1.fastq.gz", "Reads_QC_R2": "L2/sequence_quality_control/L2_QC_R2.fastq.gz", "Reads_QC_se": "L2/sequence_quality_control/L2_QC_se.fastq.gz", "Treatment": "L", "Generation": "F0", "Sample": "L2"}, {"sample_id": "L30", "total_sequences": 16180000.0, "Group": "F2_L", "Reads_QC_R1": "L30/sequence_quality_control/L30_QC_R1.fastq.gz", "Reads_QC_R2": "L30/sequence_quality_control/L30_QC_R2.fastq.gz", "Reads_QC_se": "L30/sequence_quality_control/L30_QC_se.fastq.gz", "Treatment": "L", "Generation": "F2", "Sample": "L30"}, {"sample_id": "L3", "total_sequences": 21010000.0, "Group": "F0_L", "Reads_QC_R1": "L3/sequence_quality_control/L3_QC_R1.fastq.gz", "Reads_QC_R2": "L3/sequence_quality_control/L3_QC_R2.fastq.gz", "Reads_QC_se": "L3/sequence_quality_control/L3_QC_se.fastq.gz", "Treatment": "L", "Generation": "F0", "Sample": "L3"}, {"sample_id": "L4", "total_sequences": 22250000.0, "Group": "F0_L", "Reads_QC_R1": "L4/sequence_quality_control/L4_QC_R1.fastq.gz", "Reads_QC_R2": "L4/sequence_quality_control/L4_QC_R2.fastq.gz", "Reads_QC_se": "L4/sequence_quality_control/L4_QC_se.fastq.gz", "Treatment": "L", "Generation": "F0", "Sample": "L4"}, {"sample_id": "L5", "total_sequences": 19670000.0, "Group": "F0_L", "Reads_QC_R1": "L5/sequence_quality_control/L5_QC_R1.fastq.gz", "Reads_QC_R2": "L5/sequence_quality_control/L5_QC_R2.fastq.gz", "Reads_QC_se": "L5/sequence_quality_control/L5_QC_se.fastq.gz", "Treatment": "L", "Generation": "F0", "Sample": "L5"}, {"sample_id": "L6-t.r", "total_sequences": 25540000.0, "Group": "F0_L", "Reads_QC_R1": "L6-t.r/sequence_quality_control/L6-t.r_QC_R1.fastq.gz", "Reads_QC_R2": "L6-t.r/sequence_quality_control/L6-t.r_QC_R2.fastq.gz", "Reads_QC_se": "L6-t.r/sequence_quality_control/L6-t.r_QC_se.fastq.gz", "Treatment": "L", "Generation": "F0", "Sample": "L6"}, {"sample_id": "L6", "total_sequences": 21830000.0, "Group": "F0_L", "Reads_QC_R1": "L6/sequence_quality_control/L6_QC_R1.fastq.gz", "Reads_QC_R2": "L6/sequence_quality_control/L6_QC_R2.fastq.gz", "Reads_QC_se": "L6/sequence_quality_control/L6_QC_se.fastq.gz", "Treatment": "L", "Generation": "F0", "Sample": "L6"}, {"sample_id": "L7", "total_sequences": 22870000.0, "Group": "F0_L", "Reads_QC_R1": "L7/sequence_quality_control/L7_QC_R1.fastq.gz", "Reads_QC_R2": "L7/sequence_quality_control/L7_QC_R2.fastq.gz", "Reads_QC_se": "L7/sequence_quality_control/L7_QC_se.fastq.gz", "Treatment": "L", "Generation": "F0", "Sample": "L7"}, {"sample_id": "L8", "total_sequences": 23090000.0, "Group": "F0_L", "Reads_QC_R1": "L8/sequence_quality_control/L8_QC_R1.fastq.gz", "Reads_QC_R2": "L8/sequence_quality_control/L8_QC_R2.fastq.gz", "Reads_QC_se": "L8/sequence_quality_control/L8_QC_se.fastq.gz", "Treatment": "L", "Generation": "F0", "Sample": "L8"}, {"sample_id": "L9", "total_sequences": 22970000.0, "Group": "F0_L", "Reads_QC_R1": "L9/sequence_quality_control/L9_QC_R1.fastq.gz", "Reads_QC_R2": "L9/sequence_quality_control/L9_QC_R2.fastq.gz", "Reads_QC_se": "L9/sequence_quality_control/L9_QC_se.fastq.gz", "Treatment": "L", "Generation": "F0", "Sample": "L9"}]}}
